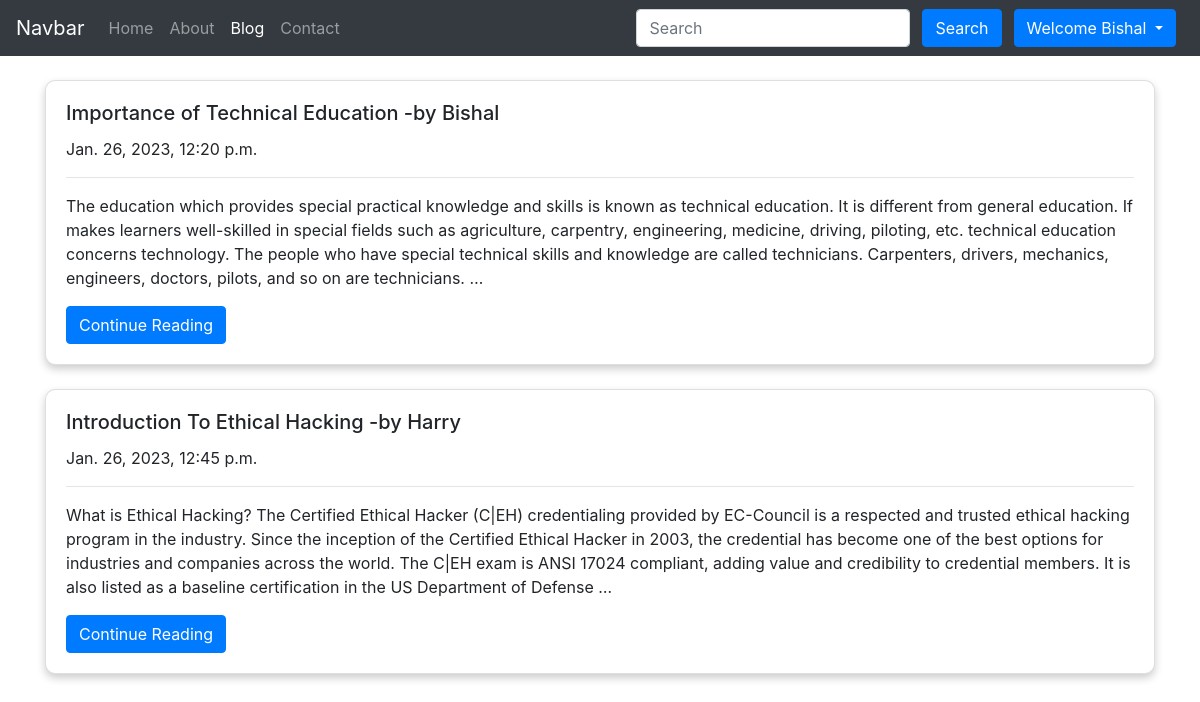
Page /blog/ (signed in) on the committed database.
### Blog/models.py (models this page shows, shortened)
class Post(models.Model):
    sno = models.AutoField(primary_key=True)
    title = models.CharField(max_length=100)
    text = models.TextField()
    author = models.CharField(max_length=30)
    slug = models.CharField(max_length=300)
    timeStamp = models.DateTimeField(default=datetime.now, blank=True)

### Blog/views.py (the view)
# urls.py: path('',views.blogHome,name="blogHome"),
def blogHome(request):
    allPosts = Post.objects.all()
    context = {
        'allPosts': allPosts
    }
    return render(request, 'blog/home.html', context=context)

### templates/blog/home.html (shortened to what this page needs)
{% extends 'base.html' %}
{% block activeBlog %}active{% endblock activeBlog %}
{% block body %}
<div class="container my-4">
    {% for post in allPosts %}
    <div class="card my-4">
        <div class="card-body">
            <h5 class="card-title">{{post.title}}     -by {{post.author}}</h5>
            <p class="card-text">{{ post.timeStamp }}</p>
            <hr class="solid">
            <p class="card-text">{{post.text | truncatechars:500}}</p>
            <a href="/blog/{{post.slug}}" class="btn btn-primary">Continue Reading</a>
        </div>
    </div>
    {% endfor %}
</div>
{% endblock body %}

### templates/base.html (shortened to what this page needs)
<!doctype html>
<html lang="en">
<head>
    <link rel="stylesheet" href="https://stackpath.bootstrapcdn.com/bootstrap/4.3.1/css/bootstrap.min.css">
</head>
<body>
    <nav class="navbar navbar-expand-lg navbar-dark bg-dark">
        <a class="navbar-brand" href="/">Navbar</a>
        <div class="collapse navbar-collapse" id="navbarSupportedContent">
            <ul class="navbar-nav mr-auto">
                <li class="nav-item {% block activeHome %}{% endblock activeHome %}">
                    <a class="nav-link" href="/">Home <span class="sr-only">(current)</span></a>
                </li>
                <li class="nav-item {% block activeAbout %}{% endblock activeAbout %}">
                    <a class="nav-link" href="/about">About</a>
                </li>
                <li class="nav-item {% block activeBlog %}{% endblock activeBlog %}">
                    <a class="nav-link" href="/blog">Blog</a>
                </li>
                <li class="nav-item {% block activeContact %}{% endblock activeContact %}">
                    <a class="nav-link" href="/contact">Contact</a>
                </li>
            </ul>
            <form method="get" action="/search" class="form-inline my-2 my-lg-0">
                <input name="query" id="query" class="form-control mr-sm-2" type="search" placeholder="Search"
                    aria-label="Search">
                <button class="btn btn-primary my-2 mx-1 my-sm-0" type="submit">Search</button>
                {% if user.is_authenticated %}
                <div class="btn-group">
                    <button type="button" class="btn btn-primary dropdown-toggle mx-2" data-toggle="dropdown" aria-haspopup="true" aria-expanded="false">
                      Welcome {{user.username}}
                    </button>
                  </div>
                {% endif %}
            </form>
        </div>
    </nav>
    {% block body %}{% endblock body %}
</body>
</html>

### templates/blog/home.html (style rules this page uses)
.card { box-shadow: 0 4px 8px 0 rgba(0, 0, 0, 0.2); border-radius: 10px; }

### rows in the picture
Post: title "Importance of Technical Education", author "Bishal", timeStamp "Jan. 26, 2023, 12:20 p.m.", text "The education which provides special practical knowledge and skills is known as technical education. It is different from general education. If makes learners well-skilled in special fields such as agriculture, carpentry, engineering, medicine, driving, piloting, etc. technical education concerns technology. The people who have special technical skills and knowledge are called technicians. Carpenters, drivers, mechanics, engineers, doctors, pilots, and so on are technicians. …"
Post: title "Introduction To Ethical Hacking", author "Harry", timeStamp "Jan. 26, 2023, 12:45 p.m.", text "What is Ethical Hacking? The Certified Ethical Hacker (C|EH) credentialing provided by EC-Council is a respected and trusted ethical hacking program in the industry. Since the inception of the Certified Ethical Hacker in 2003, the credential has become one of the best options for industries and companies across the world. The C|EH exam is ANSI 17024 compliant, adding value and credibility to credential members. It is also listed as a baseline certification in the US Department of Defense …"

### other values in the picture
{{ user.username }} "Bishal"
